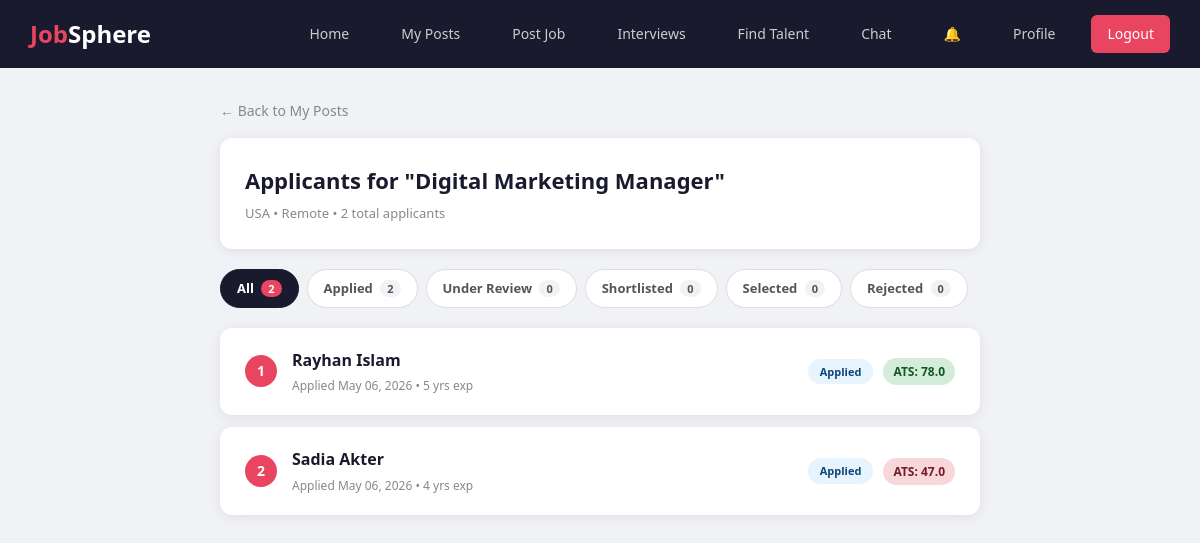
Page /recruitments/applicants/3/ (signed in) on the earlier database version.
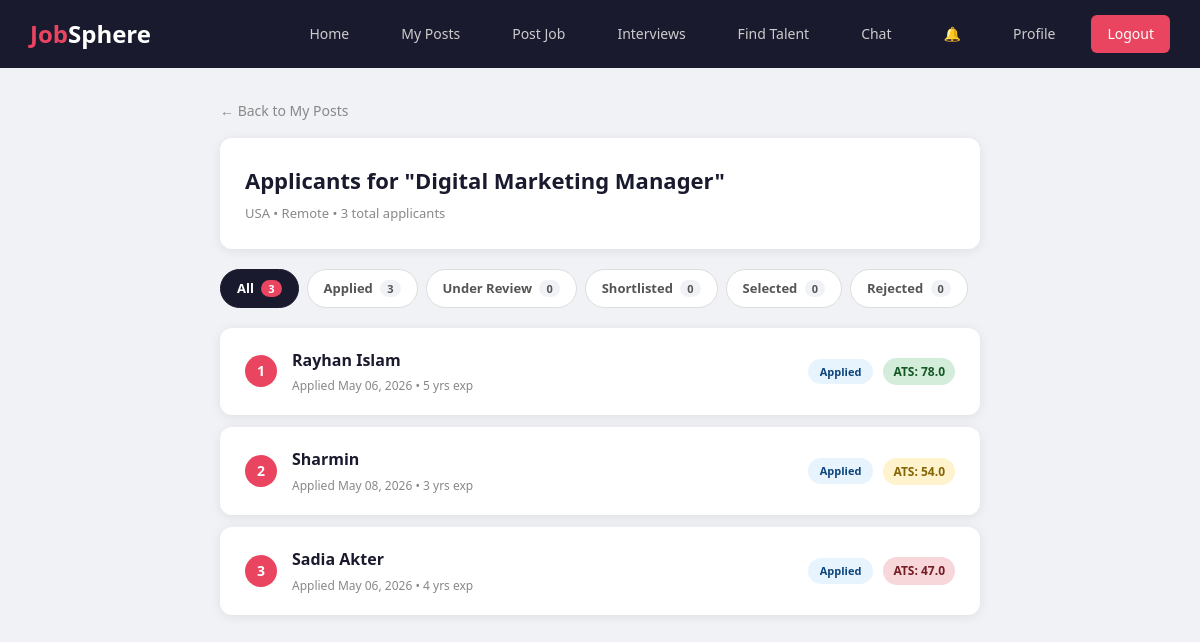
Same page on the later database version.
### recruitments/models.py (models this page shows, shortened)
class Application(models.Model):
    STATUS_CHOICES = [
        ('applied', 'Applied'),
        ('review', 'Under Review'),
        ('shortlisted', 'Shortlisted'),
        ('selected', 'Selected'),
        ('rejected', 'Rejected'),
    ]
    job_post = models.ForeignKey(JobPost, on_delete=models.CASCADE, related_name='applications')
    seeker = models.ForeignKey(JobSeeker, on_delete=models.CASCADE, related_name='applications')
    status = models.CharField(max_length=15, choices=STATUS_CHOICES, default='applied')
    ats_score = models.FloatField(default=0)
    applied_at = models.DateTimeField(auto_now_add=True)
    updated_at = models.DateTimeField(auto_now=True)
    class Meta:
        unique_together = ('job_post', 'seeker')
        ordering = ['-applied_at']

### users/models.py (models this page shows, shortened)
class JobSeeker(models.Model):
    user = models.OneToOneField(User, on_delete=models.CASCADE, related_name='seeker_profile')
    bio = models.TextField(blank=True, null=True)
    cgpa = models.FloatField(blank=True, null=True)
    experience_years = models.IntegerField(default=0)
    education = models.CharField(max_length=200, blank=True, null=True)
    career_goals = models.TextField(blank=True, null=True)
    resume = models.FileField(upload_to='resumes/', blank=True, null=True)
    location = models.CharField(max_length=200, blank=True, null=True)
    skills_text = models.TextField(blank=True, null=True)

class User(AbstractBaseUser):
    USER_TYPE_CHOICES = [
        ('seeker', 'Job Seeker'),
        ('recruiter', 'Recruiter'),
        ('admin', 'Admin'),
    ]
    email = models.EmailField(unique=True)
    name = models.CharField(max_length=100)
    user_type = models.CharField(max_length=10, choices=USER_TYPE_CHOICES)
    phone_num = models.CharField(max_length=20, blank=True, null=True)
    profile_pic = models.ImageField(upload_to='profile_pics/', blank=True, null=True)
    is_active = models.BooleanField(default=True)
    is_admin = models.BooleanField(default=False)
    is_staff = models.BooleanField(default=False)
    is_superuser = models.BooleanField(default=False)
    objects = UserManager()
    USERNAME_FIELD = 'email'
    REQUIRED_FIELDS = ['name']

### recruitments/views.py (the view)
# urls.py: path('applicants/<int:post_id>/', views.applicants_list_view, name='applicants_list'),
def applicants_list_view(request, post_id):
    if not request.user.is_authenticated or request.user.user_type != 'recruiter':
        return redirect('login')
    job_post = get_object_or_404(JobPost, id=post_id, poster=request.user)
    applications = Application.objects.filter(job_post=job_post).order_by('-ats_score')
    status_filter = request.GET.get('status', '').strip()
    if status_filter:
        applications = applications.filter(status=status_filter)
    all_apps = Application.objects.filter(job_post=job_post)
    status_counts = {
        'all': all_apps.count(),
        'applied': all_apps.filter(status='applied').count(),
        'review': all_apps.filter(status='review').count(),
        'shortlisted': all_apps.filter(status='shortlisted').count(),
        'selected': all_apps.filter(status='selected').count(),
        'rejected': all_apps.filter(status='rejected').count(),
    }
    return render(request, 'recruitments/applicants_list.html', {
        'job_post': job_post,
        'applications': applications,
        'status_filter': status_filter,
        'status_counts': status_counts,
    })

### updates/context_processors.py (called while the page is built)
def unread_notifications(request):
    if request.user.is_authenticated:
        count = Notification.objects.filter(user=request.user, is_read=False).count()
        return {'unread_notif_count': count}
    return {'unread_notif_count': 0}

### templates/recruitments/applicants_list.html (shortened to what this page needs)
{% extends 'base.html' %}
{% block content %}
<div class="applicants-container">
    <a href="{% url 'my_job_posts' %}" class="back-link">← Back to My Posts</a>
    <div class="applicants-header">
        <h1>Applicants for "{{ job_post.title }}"</h1>
        <div class="job-meta">{{ job_post.location|default:"Remote" }} &bull; {{ job_post.get_job_type_display }} &bull; {{ status_counts.all }} total applicant{{ status_counts.all|pluralize }}</div>
    </div>
    <div class="filter-chips">
        <a href="{% url 'applicants_list' job_post.id %}" class="filter-chip {% if not status_filter %}active{% endif %}">
            All <span class="filter-chip-count">{{ status_counts.all }}</span>
        </a>
        <a href="?status=applied" class="filter-chip {% if status_filter == 'applied' %}active{% endif %}">
            Applied <span class="filter-chip-count">{{ status_counts.applied }}</span>
        </a>
        <a href="?status=review" class="filter-chip {% if status_filter == 'review' %}active{% endif %}">
            Under Review <span class="filter-chip-count">{{ status_counts.review }}</span>
        </a>
        <a href="?status=shortlisted" class="filter-chip {% if status_filter == 'shortlisted' %}active{% endif %}">
            Shortlisted <span class="filter-chip-count">{{ status_counts.shortlisted }}</span>
        </a>
        <a href="?status=selected" class="filter-chip {% if status_filter == 'selected' %}active{% endif %}">
            Selected <span class="filter-chip-count">{{ status_counts.selected }}</span>
        </a>
        <a href="?status=rejected" class="filter-chip {% if status_filter == 'rejected' %}active{% endif %}">
            Rejected <span class="filter-chip-count">{{ status_counts.rejected }}</span>
        </a>
    </div>
    {% if applications %}
        {% for app in applications %}
        <a href="{% url 'applicant_detail' app.id %}" class="applicant-card">
            <div class="applicant-left">
                <div class="rank-badge">{{ forloop.counter }}</div>
                <div class="applicant-info">
                    <h3>{{ app.seeker.user.name }}</h3>
                    <div class="applicant-meta">Applied {{ app.applied_at|date:"M d, Y" }} &bull; {{ app.seeker.experience_years }} yr{{ app.seeker.experience_years|pluralize }} exp</div>
                </div>
            </div>
            <div class="applicant-right">
                <span class="status-chip status-{{ app.status }}">{{ app.get_status_display }}</span>
                <span class="ats-badge {% if app.ats_score >= 75 %}ats-badge-high{% elif app.ats_score >= 50 %}ats-badge-mid{% else %}ats-badge-low{% endif %}">
                    ATS: {{ app.ats_score }}
                </span>
            </div>
        </a>
        {% endfor %}
    {% else %}
        <div class="empty-state">
            <h3>No applicants yet</h3>
            <p>When candidates apply for this job, they will appear here.</p>
        </div>
    {% endif %}
</div>
{% endblock %}

Differences in the rows shown:
added Application: seeker.user.name "Sharmin", applied_at "May 08, 2026", seeker.experience_years "3", status "Applied", ats_score "54.0"
Other differences:
{{ status_counts.all }}: "2" → "3"
{{ status_counts.applied }}: "2" → "3"
